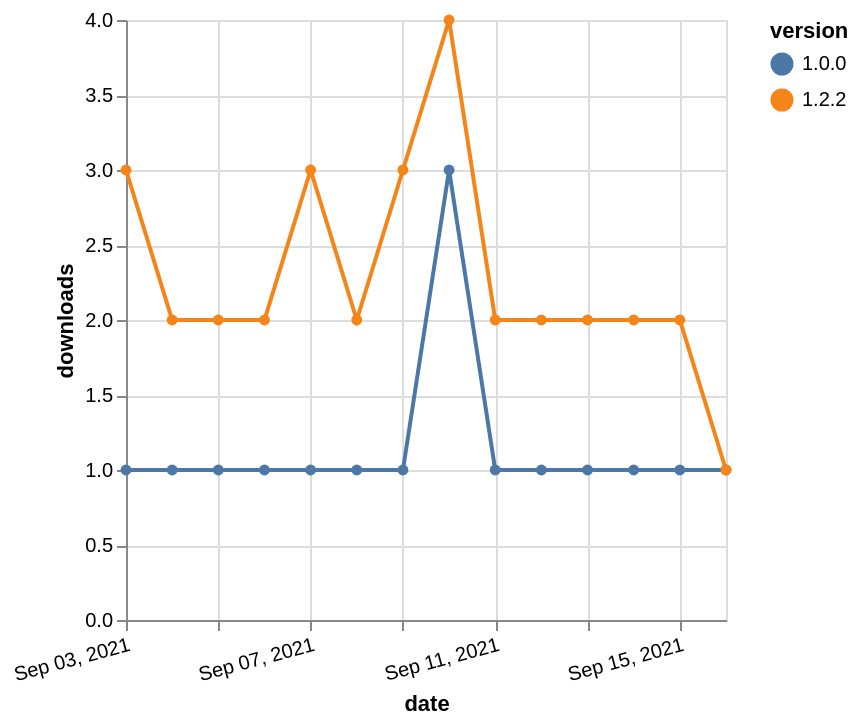

Describe this chart as a Vega-Lite specification.
### Vega-Lite specification from a JSON file in a GitHub repository (floating-point values rounded to 4 significant figures)
{"$schema": "https://vega.github.io/schema/vega-lite/v5.json", "description": "A simple bar chart with embedded data.", "data": {"values": [{"date": "2021-09-03", "total": 174, "delta": 1, "version": "1.0.0"}, {"date": "2021-09-04", "total": 175, "delta": 1, "version": "1.0.0"}, {"date": "2021-09-05", "total": 176, "delta": 1, "version": "1.0.0"}, {"date": "2021-09-06", "total": 177, "delta": 1, "version": "1.0.0"}, {"date": "2021-09-07", "total": 178, "delta": 1, "version": "1.0.0"}, {"date": "2021-09-08", "total": 179, "delta": 1, "version": "1.0.0"}, {"date": "2021-09-09", "total": 180, "delta": 1, "version": "1.0.0"}, {"date": "2021-09-10", "total": 183, "delta": 3, "version": "1.0.0"}, {"date": "2021-09-11", "total": 184, "delta": 1, "version": "1.0.0"}, {"date": "2021-09-12", "total": 185, "delta": 1, "version": "1.0.0"}, {"date": "2021-09-13", "total": 186, "delta": 1, "version": "1.0.0"}, {"date": "2021-09-14", "total": 187, "delta": 1, "version": "1.0.0"}, {"date": "2021-09-15", "total": 188, "delta": 1, "version": "1.0.0"}, {"date": "2021-09-16", "total": 189, "delta": 1, "version": "1.0.0"}, {"date": "2021-09-03", "total": 231, "delta": 3, "version": "1.2.2"}, {"date": "2021-09-04", "total": 233, "delta": 2, "version": "1.2.2"}, {"date": "2021-09-05", "total": 235, "delta": 2, "version": "1.2.2"}, {"date": "2021-09-06", "total": 237, "delta": 2, "version": "1.2.2"}, {"date": "2021-09-07", "total": 240, "delta": 3, "version": "1.2.2"}, {"date": "2021-09-08", "total": 242, "delta": 2, "version": "1.2.2"}, {"date": "2021-09-09", "total": 245, "delta": 3, "version": "1.2.2"}, {"date": "2021-09-10", "total": 249, "delta": 4, "version": "1.2.2"}, {"date": "2021-09-11", "total": 251, "delta": 2, "version": "1.2.2"}, {"date": "2021-09-12", "total": 253, "delta": 2, "version": "1.2.2"}, {"date": "2021-09-13", "total": 255, "delta": 2, "version": "1.2.2"}, {"date": "2021-09-14", "total": 257, "delta": 2, "version": "1.2.2"}, {"date": "2021-09-15", "total": 259, "delta": 2, "version": "1.2.2"}, {"date": "2021-09-16", "total": 260, "delta": 1, "version": "1.2.2"}]}, "width": "container", "mark": {"type": "line", "point": {"filled": true}}, "encoding": {"x": {"field": "date", "type": "temporal", "timeUnit": "yearmonthdate", "title": "date", "axis": {"labelAngle": -15}}, "y": {"field": "delta", "type": "quantitative", "title": "downloads"}, "color": {"field": "version", "type": "nominal"}, "tooltip": {"field": "delta"}}}
